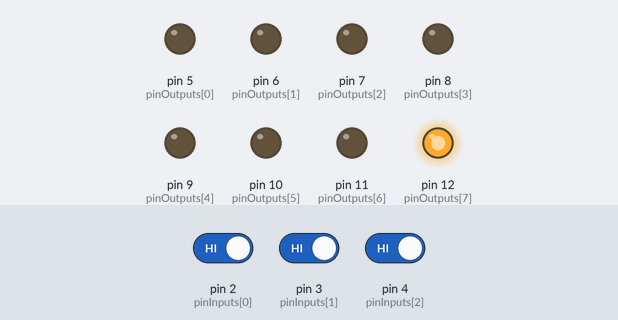
A sketch run on a simulated Arduino Uno, built with avr-gcc and run on an emulated ATmega328P. On the bench: output pins drawn as LEDs (lit = HIGH). The inputs (shaded band) are chosen by the test bench; at power-on: pin 2 (pinInputs[0]) HIGH, pin 3 (pinInputs[1]) HIGH, pin 4 (pinInputs[2]) HIGH.

Above: at 1.2 s.
1.3 s: pin 2 (pinInputs[0]) driven LOW
At 2.3 s:
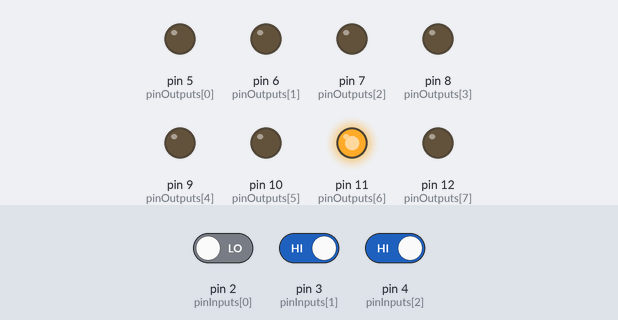
2.8 s: pin 3 (pinInputs[1]) driven LOW
At 3.4 s:
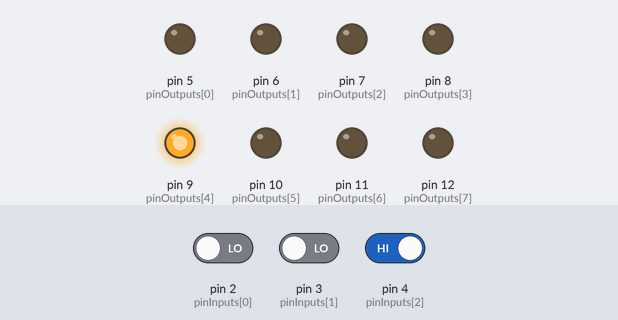
4.3 s: pin 4 (pinInputs[2]) driven LOW
At 5.5 s:
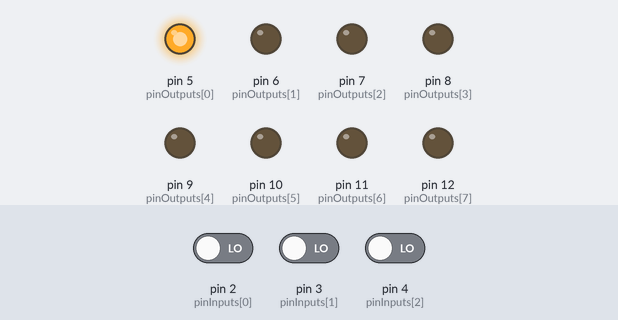
5.8 s: pin 2 (pinInputs[0]) driven HIGH
At 6.9 s:
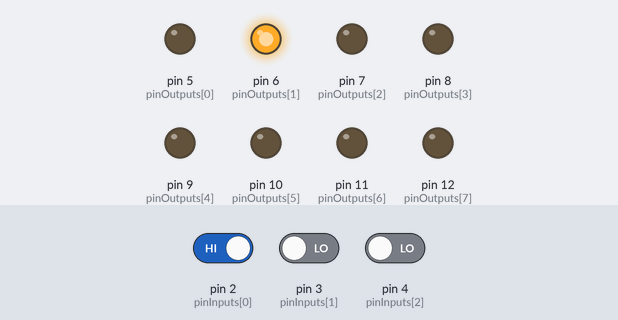
7.3 s: pin 3 (pinInputs[1]) driven HIGH
At 8.0 s:
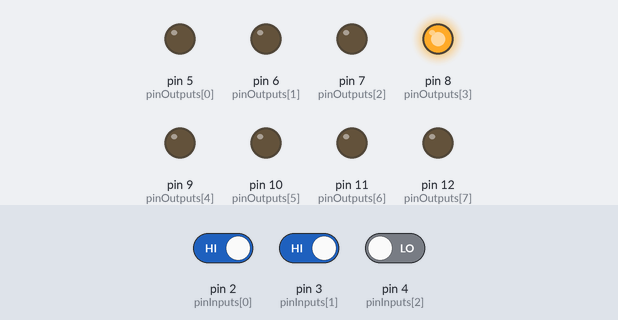
8.8 s: pin 2 (pinInputs[0]) driven LOW
At 9.2 s:
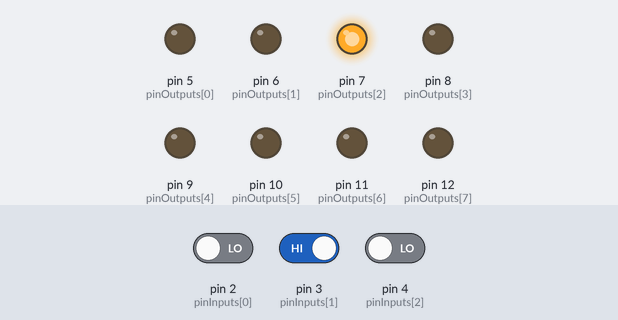
Timing chart, 0 to 11.3 s (numbered marks = the images above; inputs shaded):
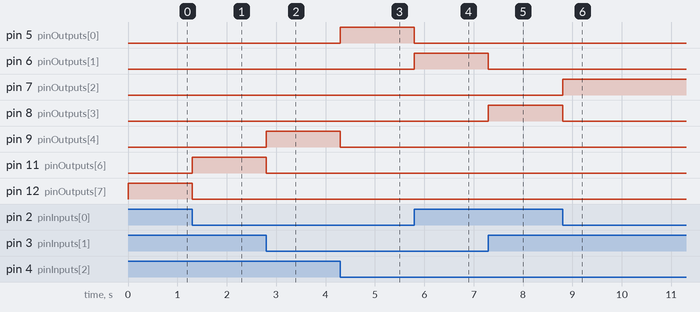

The sketch:

sketch_nov27b.ino
```cpp
int pinOutputs [] = {5, 6, 7, 8, 9, 10, 11, 12};
int pinInputs[] = {2, 3, 4};

void setup() {
  // put your setup code here, to run once:
  Serial.begin(9600);
  for (int i = 0; i < 8 ; i++) {
    pinMode(pinOutputs[i], OUTPUT);
  }
  for (int i = 0; i < 3; i++) {
    pinMode(pinInputs[i], INPUT);
  }
}

void loop() {
  // put your main code here, to run repeatedly:
  int bit0 = digitalRead(pinInputs[0]);
  int bit1 = digitalRead(pinInputs[1]);
  int bit2 = digitalRead(pinInputs[2]);

  if (bit0 == LOW && bit1 == LOW && bit2 == LOW) {
    digitalWrite(pinOutputs[0], HIGH);
    digitalWrite(pinOutputs[1], LOW);
    digitalWrite(pinOutputs[2], LOW);
    digitalWrite(pinOutputs[3], LOW);
    digitalWrite(pinOutputs[4], LOW);
    digitalWrite(pinOutputs[5], LOW);
    digitalWrite(pinOutputs[6], LOW);
    digitalWrite(pinOutputs[7], LOW);
  }
  if (bit0 == HIGH && bit1 == LOW && bit2 == LOW) {
    digitalWrite(pinOutputs[0], LOW);
    digitalWrite(pinOutputs[1], HIGH);
    digitalWrite(pinOutputs[2], LOW);
    digitalWrite(pinOutputs[3], LOW);
    digitalWrite(pinOutputs[4], LOW);
    digitalWrite(pinOutputs[5], LOW);
    digitalWrite(pinOutputs[6], LOW);
    digitalWrite(pinOutputs[7], LOW);
  }
  if (bit0 == LOW && bit1 == HIGH && bit2 == LOW) {
    digitalWrite(pinOutputs[0], LOW);
    digitalWrite(pinOutputs[1], LOW);
    digitalWrite(pinOutputs[2], HIGH);
    digitalWrite(pinOutputs[3], LOW);
    digitalWrite(pinOutputs[4], LOW);
    digitalWrite(pinOutputs[5], LOW);
    digitalWrite(pinOutputs[6], LOW);
    digitalWrite(pinOutputs[7], LOW);
  }
  if (bit0 == HIGH && bit1 == HIGH && bit2 == LOW) {
    digitalWrite(pinOutputs[0], LOW);
    digitalWrite(pinOutputs[1], LOW);
    digitalWrite(pinOutputs[2], LOW);
    digitalWrite(pinOutputs[3], HIGH);
    digitalWrite(pinOutputs[4], LOW);
    digitalWrite(pinOutputs[5], LOW);
    digitalWrite(pinOutputs[6], LOW);
    digitalWrite(pinOutputs[7], LOW);
  }
  if (bit0 == LOW && bit1 == LOW && bit2 == HIGH) {
    digitalWrite(pinOutputs[0], LOW);
    digitalWrite(pinOutputs[1], LOW);
    digitalWrite(pinOutputs[2], LOW);
    digitalWrite(pinOutputs[3], LOW);
    digitalWrite(pinOutputs[4], HIGH);
    digitalWrite(pinOutputs[5], LOW);
    digitalWrite(pinOutputs[6], LOW);
    digitalWrite(pinOutputs[7], LOW);
  }
  if (bit0 == HIGH && bit1 == LOW && bit2 == HIGH) {
    digitalWrite(pinOutputs[0], LOW);
    digitalWrite(pinOutputs[1], LOW);
    digitalWrite(pinOutputs[2], LOW);
    digitalWrite(pinOutputs[3], LOW);
    digitalWrite(pinOutputs[4], LOW);
    digitalWrite(pinOutputs[5], HIGH);
    digitalWrite(pinOutputs[6], LOW);
    digitalWrite(pinOutputs[7], LOW);
  }
  if (bit0 == LOW && bit1 == HIGH && bit2 == HIGH) {
    digitalWrite(pinOutputs[0], LOW);
    digitalWrite(pinOutputs[1], LOW);
    digitalWrite(pinOutputs[2], LOW);
    digitalWrite(pinOutputs[3], LOW);
    digitalWrite(pinOutputs[4], LOW);
    digitalWrite(pinOutputs[5], LOW);
    digitalWrite(pinOutputs[6], HIGH);
    digitalWrite(pinOutputs[7], LOW);
  }
  if (bit0 == HIGH && bit1 == HIGH && bit2 == HIGH) {
    digitalWrite(pinOutputs[0], LOW);
    digitalWrite(pinOutputs[1], LOW);
    digitalWrite(pinOutputs[2], LOW);
    digitalWrite(pinOutputs[3], LOW);
    digitalWrite(pinOutputs[4], LOW);
    digitalWrite(pinOutputs[5], LOW);
    digitalWrite(pinOutputs[6], LOW);
    digitalWrite(pinOutputs[7], HIGH);
  }

}
```

Measured:
- after the input at 1.3 s, pin 11 (pinOutputs[6]): LOW → HIGH at once; pin 12 (pinOutputs[7]): HIGH → LOW at once
- after the input at 2.8 s, pin 9 (pinOutputs[4]): LOW → HIGH at once; pin 11 (pinOutputs[6]): HIGH → LOW at once
- after the input at 4.3 s, pin 5 (pinOutputs[0]): LOW → HIGH at once; pin 9 (pinOutputs[4]): HIGH → LOW at once
- after the input at 5.8 s, pin 5 (pinOutputs[0]): HIGH → LOW at once; pin 6 (pinOutputs[1]): LOW → HIGH at once
- after the input at 7.3 s, pin 6 (pinOutputs[1]): HIGH → LOW at once; pin 8 (pinOutputs[3]): LOW → HIGH at once
- after the input at 8.8 s, pin 7 (pinOutputs[2]): LOW → HIGH at once; pin 8 (pinOutputs[3]): HIGH → LOW at once
